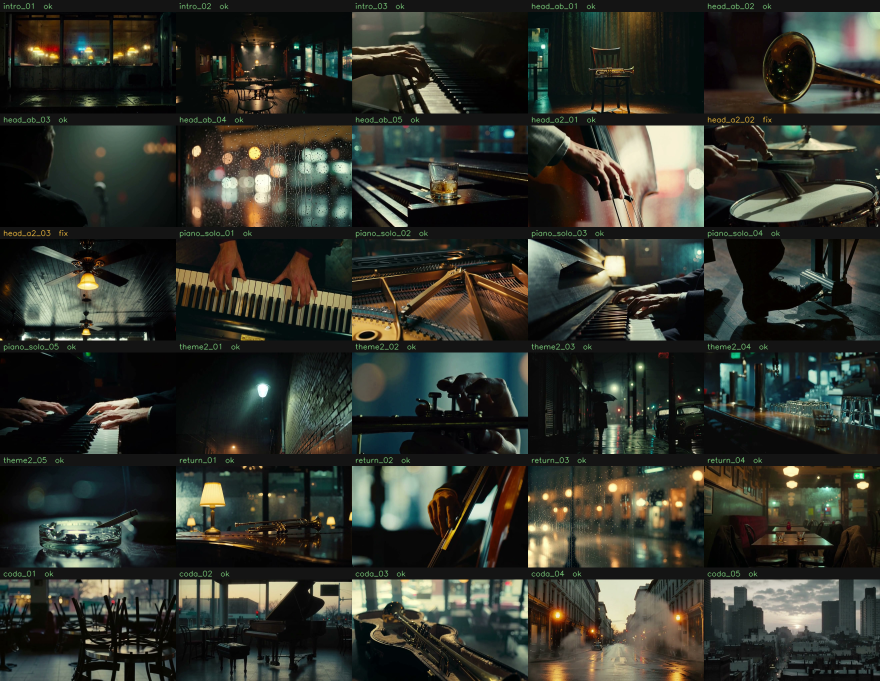
#> input picture projects/kalliwoda-jazz/visual/contact.png, 1760 x 1362 px (shown at 1/2 size)
$ python -i jazz_visual.py   (imports and definitions only)
#> lines starting #> are read from the running program, lines starting #| are printed output that depends on the picture
"""Kalliwoda 爵士三重奏影片：分鏡 → MiniMax H3 文生影片 → 品質檢查 → clips.json / contact sheet。

用法（在 WT 根目錄）：
    python tools/video/jazz_visual.py storyboard          # 寫 P/visual/storyboard.json
    python tools/video/jazz_visual.py generate [--only intro_01 ...]   # 逐段生成，已存在就跳過
    python tools/video/jazz_visual.py qc                  # 抽幀 + OCR + 人臉偵測 → P/_render/qc/
    python tools/video/jazz_visual.py report              # 合併自動 QC + 人工判定 → clips.json、contact.png

生成規則（沿用 prompts.py / remaster.py 學到的做法）：
- 全部走 t2v（H3 的 ReferenceToVideo 會整段黏在參考圖構圖上，換角度反而做不到）。
- H3 t2v 開頭約 2.5 秒會先給一個全景再移到指定構圖，所以每段多生 HEAD 秒，剪接時從 head 之後取用；
  clips.json 的 head / usable_sec 就是給剪接端用的。
- 重生換 seed：seed = base_seed + 1000 * attempt，attempt 記在 <id>.meta.json。
"""
from __future__ import annotations

import argparse
import json
import subprocess
import sys
import time
from pathlib import Path

WT = Path(__file__).resolve().parents[2]
P = WT / "projects" / "kalliwoda-jazz"
VISUAL = P / "visual"
CLIPS = P / "_render" / "clips"
QC_DIR = P / "_render" / "qc"
OCR_PY = Path(r"C:\Users\User\autogo\.venv\Scripts\python.exe")

WIDTH, HEIGHT = 1056, 608
CLIP_SEC = 10.0        # 剪接端要用的長度
HEAD = 2.5             # 多生、之後剪掉的開頭
MAX_ATTEMPTS = 3

STYLE = ("Late-night lonely jazz ballad mood, like a 1950s cool-jazz record session. Shot on 35mm film, "
         "heavy film grain, almost monochrome: faded, strongly desaturated colors, only a faint hint of amber "
         "and cold teal, deep blacks, soft halation. Shallow depth of field, soft haze of smoke. Very slow, "
         "gentle camera movement, no fast cuts. Never show any face. No text, no letters, no numbers, no logos, "
         "plain unmarked signs, no neon lettering, no exit signs, no writing on windows or glass, no posters, "
         "no watermark, no subtitles.")

# 人物防線：H3 看到 "jazz bar" 會自己塞滿客人（實測 intro_01 v0 出現三四張清楚人臉），所以每鏡明講
PEOPLE = {
    "none": "Completely empty: no people anywhere in the frame, no customers, no musicians.",
    "hands": ("Tight framing on the hands only: the person's head, face and shoulders stay outside the frame "
              "for the whole shot."),
    "feet": "Only the foot and lower leg are in frame; no body above the knee, no face.",
    "silhouette": ("The only person is a small dark featureless silhouette seen from behind, face never "
                   "visible, no other people."),
}

AUDIO = {
    "bar": "quiet room tone of an empty small jazz bar, soft rain against the window, a faint glass clink",
    "street": "soft rain on wet pavement, distant city hum, a car passing far away",
    "dawn": "near silence of an empty room at dawn, a few birds far outside, distant early traffic",
}

# 每段的音樂秒數取自 score/report.json arrangement_plan（3/4 版、主題後半用刪 R22–R28 的 33 秒）
SECTIONS: list[dict] = [
    {"id": "intro", "zh": "前奏（鋼琴）", "music_sec": 30, "src": "R3-R4 motif + R84-R89 harmony",
     "mood": "夜深、雨、還沒開口的酒吧；從窗外推進室內，最後落在琴鍵",
     "shots": [
         ("street", "Night rain streaks down the large window of a small empty jazz bar seen from the street, "
          "warm amber lamps glowing inside, soft out-of-focus red and blue city lights reflected in the wet "
          "glass and in puddles below. The window glass is clear with no signs, no neon tubes, no lettering.",
          "Very slow push-in toward the window."),
         ("bar", "Wide view from a corner of a tiny empty jazz club late at night, facing the low stage and a dark "
          "back wall: a few small round tables, a black upright bass leaning in the corner, a grand piano under "
          "one amber lamp, smoke hanging in the light. No doors, no windows and no signs in view", "Slow lateral dolly across the room."),
         ("bar", "Close-up of a grand piano keyboard in dim amber light, a pair of hands resting gently on the "
          "keys and pressing a soft chord, only hands and wrists visible.", "Static, extremely slow drift.", "hands"),
     ]},
    {"id": "head_ab", "zh": "小號主題 a+b", "music_sec": 48, "src": "R3-R18",
     "mood": "小號進來；主角是那支小號與昏黃燈光，溫暖但寂寞",
     "shots": [
         ("bar", "A brass trumpet resting on an empty wooden chair on a small stage, a single warm spotlight "
          "from above, dust floating in the beam; behind the chair only a heavy dark velvet curtain fills the "
          "background, no windows, no lights with signs", "Slow push-in toward the trumpet."),
         ("bar", "Macro close-up of the trumpet bell, its polished brass reflecting the amber lamp and the "
          "blurred room, fine scratches on the metal.", "Very slow orbit around the bell."),
         ("bar", "From behind and far away, the out-of-focus dark silhouette of a musician's back and shoulder "
          "against hazy stage light, holding a trumpet, face never visible.", "Static, soft focus breathing.", "silhouette"),
         ("street", "Rain-covered bar window at night seen from inside, droplets sliding down, blurred warm and "
          "cold city lights behind the glass, a plain unmarked awning outside.", "Very slow rack focus."),
         ("bar", "A half-empty glass of whiskey on the black lid of a grand piano, ice slowly melting, a ring "
          "of water on the lacquer, lamp light glinting.", "Slow push-in."),
     ]},
    {"id": "head_a2", "zh": "主題後半 a'", "music_sec": 33, "src": "R19-R36 (cut R22-R28)",
     "mood": "三重奏的另外兩位：低音提琴與刷子；節奏感但仍然慵懶",
     "shots": [
         ("bar", "Close-up of the thick strings of an upright double bass, fingers plucking slowly, the "
          "wooden body glowing amber, shallow depth of field, only the hand visible.", "Slow tilt down along the strings.", "hands"),
         ("bar", "Wire jazz brushes sweeping slow circles on the white coated head of a snare drum, a hi-hat "
          "blurred in the background, only hands and brushes visible.", "Static low angle.", "hands"),
         ("bar", "Looking straight up at a slowly turning ceiling fan and a single hanging amber lamp, cigarette "
          "smoke drifting through the light; the dark wooden ceiling fills the whole frame, no walls in view", "Slow upward tilt."),
     ]},
    {"id": "piano_solo", "zh": "鋼琴獨奏", "music_sec": 48, "src": "changes of R3-R18",
     "mood": "聚焦琴鍵、手與琴槌；內省、流動",
     "shots": [
         ("bar", "Top-down view of piano keys, two hands playing slowly and softly, fingers moving across ivory "
          "and black keys, warm lamp light, only hands visible.", "Slow glide along the keyboard.", "hands"),
         ("bar", "Inside an open grand piano: felt hammers rising and striking the steel strings, brass tuning "
          "pins, the golden cast-iron frame, dim warm light.", "Macro, very slow push along the hammers."),
         ("bar", "Low angle along the keyboard from its end, fingers in soft focus pressing keys, the lamp "
          "glowing behind, smoke in the air.", "Static, slow rack focus from keys to hands.", "hands"),
         ("bar", "Close-up of the brass sustain pedal of a grand piano and a dark leather shoe pressing it "
          "slowly, dark wooden floor.", "Static.", "feet"),
         ("bar", "Tight close-up of the glossy black lacquer fallboard of a piano, mirror-like, reflecting two "
          "slowly moving hands above the keys; only the black lacquer, keys and hands fill the frame, "
          "the room behind is pure black", "Very slow drift.", "hands"),
     ]},
    {"id": "theme2", "zh": "小號第二主題（R49–R60 骨幹）", "music_sec": 48, "src": "R41-R44 + R49-R60",
     "mood": "小調段落：更暗、更冷，藍色街燈與雨",
     "shots": [
         ("street", "A single cold blue-white street lamp on a rainy night, seen from below beside a bare dark brick "
          "wall, rain streaking through the cone of light, a trembling puddle on the ground; no shops, no "
          "storefronts, no signs anywhere", "Slow push-in down the street."),
         ("bar", "Close-up of trumpet valves and fingers pressing them slowly, lit only by cold blue light "
          "from a window, deep shadows, only the hand visible.", "Static, slow focus pull.", "hands"),
         ("street", "Far down a rainy street, the blurred silhouette of a lone figure with an umbrella walking "
          "away from camera under cold streetlights, back view only.", "Static long lens.", "silhouette"),
         ("bar", "Close view along an empty wooden bar counter in cold blue light, a row of empty glasses, wet "
          "reflections on the wood, everything beyond the counter lost in darkness, no bottles with labels", "Slow lateral dolly along the counter."),
         ("bar", "A cigarette resting on a glass ashtray in darkness, a thin line of smoke curling upward, "
          "cold blue backlight.", "Static macro."),
     ]},
    {"id": "return", "zh": "回到主題", "music_sec": 39, "src": "R64-R76",
     "mood": "燈光回暖，但人更少了；溫柔的回憶",
     "shots": [
         ("bar", "The brass trumpet lying on top of the closed grand piano beside a lamp, warm amber light "
          "returning, dust in the air.", "Slow push-in."),
         ("bar", "Close-up of a hand sliding slowly along the neck of an upright double bass, warm amber "
          "light, only the hand visible.", "Static, soft focus.", "hands"),
         ("street", "Rain slowing down on the bar window, fewer droplets, warm interior lights reflected in "
          "the glass, blurred street outside.", "Very slow rack focus."),
         ("bar", "Medium shot of two small empty tables after hours, coats left on the chairs and half-finished "
          "drinks, heavy haze, warm lamp glow, the background dark and out of focus", "Slow pull-back."),
     ]},
    {"id": "coda", "zh": "尾聲（漸慢）", "music_sec": 45, "src": "R77-R89",
     "mood": "黎明前、空場、燈一盞一盞熄",
     "shots": [
         ("dawn", "Chairs turned upside down on small round tables, pale grey-blue dawn light falling across them "
          "from the side, dust floating in the light, the background soft and dark", "Slow lateral dolly."),
         ("dawn", "A grand piano with its lid and fallboard closed, an empty piano bench, grey dawn light on "
          "the black lacquer.", "Very slow push-in."),
         ("dawn", "A trumpet lying in an open case lined with worn velvet, soft morning light falling across "
          "the brass.", "Static top-down, slow drift."),
         ("street", "An empty city street just before dawn, wet asphalt, the streetlights switching off one by one, "
          "a pale sky, blank building facades with no shop signs, no people", "Static wide."),
         ("dawn", "A quiet city skyline before sunrise in thin fog, low grey clouds, windows dark, the last "
          "street lamps fading, a faint pale glow on the horizon.", "Very slow pull-back, fading toward white."),
     ]},
]


def shot_id(section: str, idx: int) -> str:
    return f"{section}_{idx:02d}"


# [6 lines left out: function build_prompt, not called in this run]


def base_seed(sec_idx: int, idx: int) -> int:
    return 7100 + sec_idx * 100 + idx


# [25 lines left out: function build_storyboard, not called in this run]


# ---------- 生成 ----------

def meta_path(sid: str) -> Path:
    return CLIPS / f"{sid}.meta.json"


# [5 lines left out: function load_meta, not called in this run]


def seed_for(shot: dict, attempt: int) -> int:
    return shot["seed"] + 1000 * attempt


# [70 lines left out: functions generate, probe_duration, sample_times, extract_frames, not called in this run]


def detect_faces(img_path: Path) -> list[list[int]]:
    """OpenCV Haar 正臉＋側臉；只是輔助旗標，最後以人工看圖為準。"""
    import cv2
    img = cv2.imread(str(img_path))
#> img is the input picture: shape (1362, 1760, 3); mean B, G, R 44.8, 53.1, 50.9
    if img is None:
        return []
    g = cv2.equalizeHist(cv2.cvtColor(img, cv2.COLOR_BGR2GRAY))
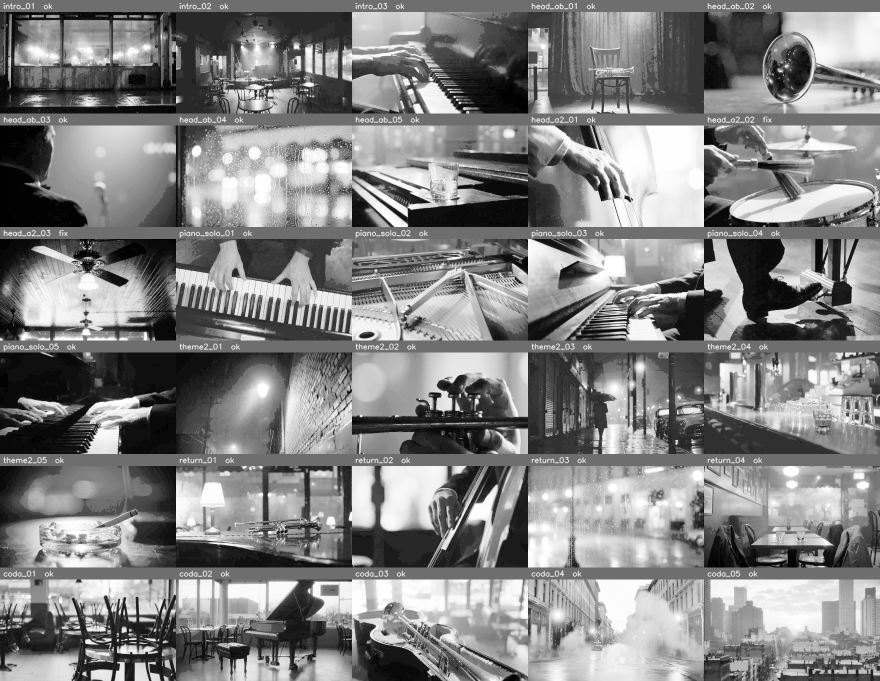
#> g: shape (1362, 1760) (shown at 1/2 size); min 0, max 255, mean 130
    boxes = []
    for name in ("haarcascade_frontalface_default.xml", "haarcascade_profileface.xml"):
        cc = cv2.CascadeClassifier(cv2.data.haarcascades + name)
        for (x, y, w, h) in cc.detectMultiScale(g, scaleFactor=1.1, minNeighbors=8, minSize=(48, 48)):
            boxes.append([int(x), int(y), int(w), int(h)])
    return boxes


OCR_SCRIPT = r'''
import json, sys, os
os.environ.setdefault("PADDLE_PDX_DISABLE_MODEL_SOURCE_CHECK", "True")
from paddleocr import PaddleOCR
ocr = PaddleOCR(use_doc_orientation_classify=False, use_doc_unwarping=False, use_textline_orientation=False,
                enable_mkldnn=False, device="cpu", lang="en")
import cv2
res = {}
for p in sys.argv[1:]:
    items = []
    img = cv2.imread(p)
    # 左右翻轉也掃一次：窗玻璃上的假字常是鏡像，正向 OCR 讀不到
    # 放大兩倍再掃：背景裡的小招牌（EXIT、霓虹字）原尺寸常漏抓
    big = cv2.resize(img, None, fx=2, fy=2, interpolation=cv2.INTER_CUBIC)
    for tag, im in (("", img), ("[2x] ", big), ("[mirror] ", cv2.flip(big, 1))):
        for r in ocr.predict(im):
            for t, s in zip(r["rec_texts"], r["rec_scores"]):
                items.append([tag + t, round(float(s), 3)])
    res[p] = items
print("@@JSON@@" + json.dumps(res, ensure_ascii=False))
'''


# [129 lines left out: functions run_ocr, ocr_hits, qc, verdict, contact_sheet, report and 1 more, not called in this run]


# [3 lines not run here, left out]

>>> result = detect_faces('../../projects/kalliwoda-jazz/visual/contact.png')
